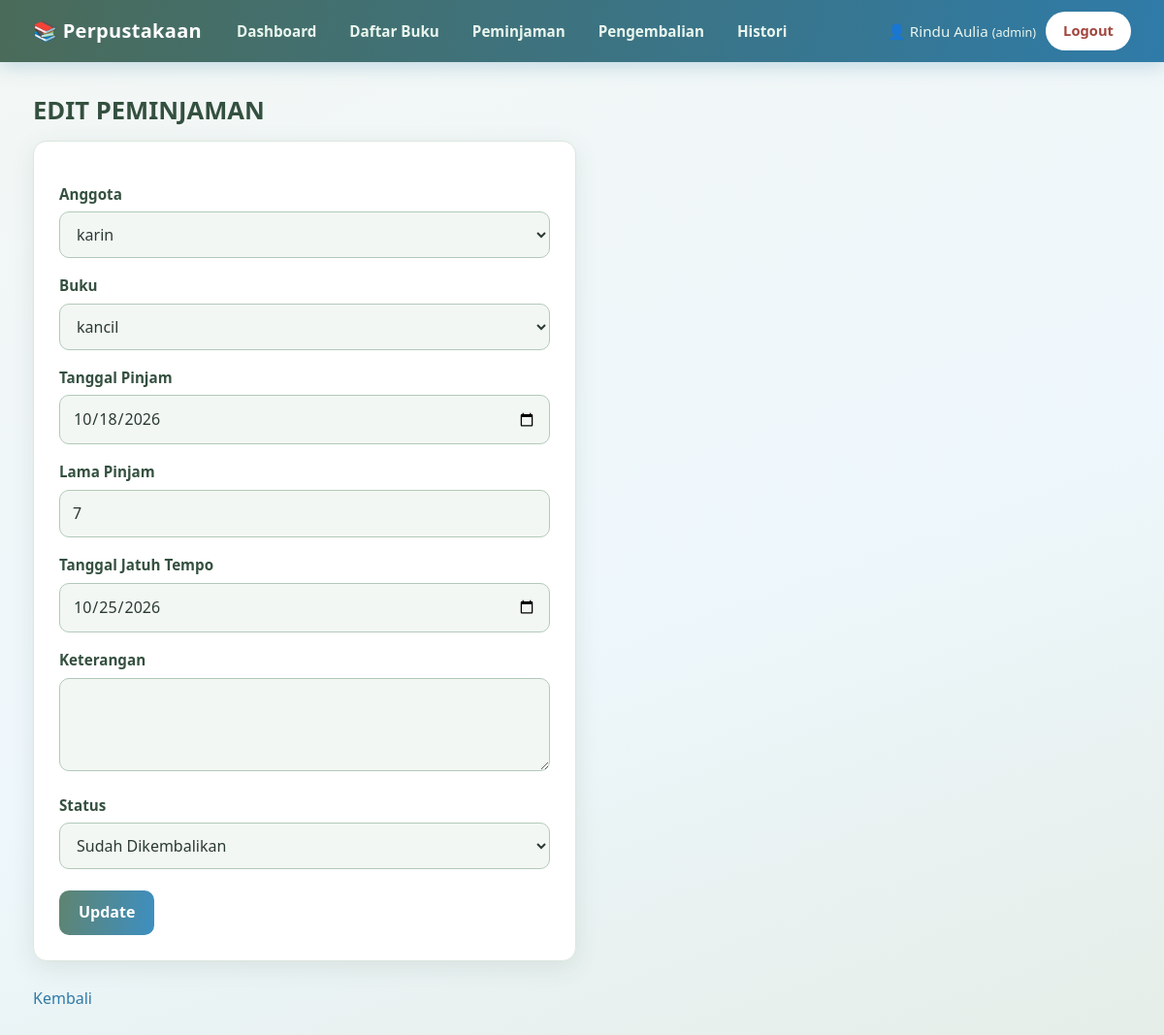
The page /peminjaman_edit.php?id=16 (signed in) on the database its author committed.
### tables this page shows
CREATE TABLE `peminjaman` (
  `peminjaman_id` int(11) NOT NULL,
  `tanggal_pinjam` date NOT NULL,
  `lama_pinjam` int(11) NOT NULL,
  `tanggal_jatuh_tempo` date DEFAULT NULL,
  `keterangan` text DEFAULT NULL,
  `status` enum('menunggu','Dipinjam','Sudah Dikembalikan','DITOLAK') NOT NULL DEFAULT 'menunggu',
  `anggota_id` int(11) NOT NULL,
  `admin_id` int(11) NOT NULL,
  `buku_id` int(11) NOT NULL
);

CREATE TABLE `anggota` (
  `anggota_id` int(11) NOT NULL,
  `nama` varchar(100) NOT NULL,
  `jenis_kelamin` enum('Laki-laki','Perempuan') NOT NULL,
  `tempat_lahir` varchar(100) DEFAULT NULL,
  `telpon` varchar(20) DEFAULT NULL,
  `alamat` text DEFAULT NULL,
  `admin_id` int(11) NOT NULL,
  `username` varchar(50) DEFAULT NULL,
  `password` varchar(255) NOT NULL
);

CREATE TABLE `buku` (
  `buku_id` int(11) NOT NULL,
  `judul` varchar(255) NOT NULL,
  `kategori_id` int(11) NOT NULL,
  `penerbit_id` int(11) NOT NULL,
  `admin_id` int(11) NOT NULL,
  `ISBN` varchar(30) DEFAULT NULL,
  `penulis` varchar(150) DEFAULT NULL,
  `jumlah_halaman` int(11) DEFAULT NULL,
  `stok` int(11) NOT NULL DEFAULT 0,
  `tahun_terbit` year(4) DEFAULT NULL,
  `sinopsis` text DEFAULT NULL,
  `gambar` varchar(255) DEFAULT NULL
);

### peminjaman_edit.php (the view, shortened to what this page needs)
<?php
include "koneksi.php";
$id = $_GET['id'];
$query = mysqli_query($koneksi, "
    SELECT * FROM peminjaman
    WHERE peminjaman_id='$id'
");
$data = mysqli_fetch_assoc($query);
$query_anggota = mysqli_query($koneksi, "SELECT * FROM anggota");
$query_buku = mysqli_query($koneksi, "SELECT * FROM buku");
?>
<!DOCTYPE html>
<html>
<head>
    <link rel="stylesheet" href="style.css">
</head>
<body>
<?php include "navbar.php"; ?>
<main class="page">
<h2>EDIT PEMINJAMAN</h2>
<form action="peminjaman_update.php" method="POST">
    <label>Anggota</label><br>
    <select name="anggota_id" required>
        <?php while ($anggota = mysqli_fetch_assoc($query_anggota)) { ?>
            <option value="<?= $anggota['anggota_id']; ?>"
                <?= ($anggota['anggota_id'] == $data['anggota_id']) ? 'selected' : ''; ?>>
                <?= htmlspecialchars($anggota['nama']); ?>
            </option>
        <?php } ?>
    </select>
    <br><br>
    <label>Buku</label><br>
    <select name="buku_id" required>
        <?php while ($buku = mysqli_fetch_assoc($query_buku)) { ?>
            <option value="<?= $buku['buku_id']; ?>"
                <?= ($buku['buku_id'] == $data['buku_id']) ? 'selected' : ''; ?>>
                <?= htmlspecialchars($buku['judul']); ?>
            </option>
        <?php } ?>
    </select>
    <br><br>
    <label>Tanggal Pinjam</label><br>
    <input type="date"
           name="tanggal_pinjam"
           value="<?= $data['tanggal_pinjam']; ?>"
           required>
    <br><br>
    <label>Lama Pinjam</label><br>
    <input type="number"
           name="lama_pinjam"
           value="<?= $data['lama_pinjam']; ?>"
           min="1"
           required>
    <br><br>
    <label>Tanggal Jatuh Tempo</label><br>
    <input type="date"
           name="tanggal_jatuh_tempo"
           value="<?= $data['tanggal_jatuh_tempo']; ?>">
    <br><br>
    <label>Keterangan</label><br>
    <textarea name="keterangan"><?= htmlspecialchars($data['keterangan']); ?></textarea>
    <br><br>
    <label>Status</label><br>
    <select name="status" required>
        <option value="Sudah Dikembalikan"
            <?= ($data['status'] == 'Sudah Dikembalikan') ? 'selected' : ''; ?>>
            Sudah Dikembalikan
        </option>
    </select>
    <br><br>
    <button type="submit" name="update">Update</button>
</form>
<br>
<a href="peminjaman.php">Kembali</a>
</main>
</body>
</html>

### style.css (style rules this page uses)
:root { --sage-50:#f3f7f4; --sage-100:#e4ede6; --sage-200:#cfdfd3; --sage-300:#b2cab9; --sage-400:#94b49f; --sage-600:#5f8470; --sage-700:#4a6b59; --sage-800:#34503f; --sky-50:#eef7fc; --sky-100:#dcf0fa; --sky-200:#bcdff3; --sky-400:#7cbbe3; --sky-600:#3d8fc2; --sky-700:#2f7ba8; --ink:#2b3a33; --muted:#6b7d74; --line:#dbe6de; --white:#fff; --danger:#c0625a; --warn:#c99a3b; --radius:14px; --shadow:0 6px 24px rgba(52,80,63,.10); }
* { box-sizing:border-box }
html { scroll-behavior:smooth }
body { margin:0; color:var(--ink); line-height:1.6; font-family:"Segoe UI",system-ui,-apple-system,Roboto,"Helvetica Neue",Arial,sans-serif; background:linear-gradient(160deg,var(--sage-50) 0%,var(--sky-50) 55%,var(--sage-100) 100%) fixed; min-height:100vh; }
h1,h2,h3,h4 { color:var(--sage-800);line-height:1.25;margin:0 0 .6em }
h2 { font-size:1.6rem }
a { color:var(--sky-700);text-decoration:none }
.page { max-width:1180px;margin:0 auto;padding:34px 24px 60px }
.page > h2:first-child,.page > h1:first-child { margin-top:0 }
form { background:#fff;border:1px solid var(--line);border-radius:var(--radius);padding:26px;max-width:560px;box-shadow:var(--shadow) }
label { display:block;margin:16px 0 6px;font-weight:600;color:var(--sage-800);font-size:.95rem }
input[type=text],input[type=password],input[type=number],input[type=date],input[type=email],input[type=file],select,textarea { width:100%;padding:11px 13px;border:1.5px solid var(--sage-300);border-radius:10px;font:inherit;color:var(--ink);background:var(--sage-50);transition:.2s }
textarea { min-height:96px;resize:vertical }
form button[type=submit] { margin-top:22px }
button,.btn { display:inline-block;cursor:pointer;border:0;border-radius:10px;padding:10px 20px;font:inherit;font-weight:600; color:#fff;background:linear-gradient(100deg,var(--sage-600),var(--sky-600));transition:.2s;text-decoration:none }

### rows shown on the page
peminjaman: anggota_id "karin", buku_id "kancil", tanggal_pinjam "10/18/2026", lama_pinjam "7", tanggal_jatuh_tempo "10/25/2026", status "Sudah Dikembalikan"

### other values the page prints
$_n "Rindu Aulia"
$_r "admin"
